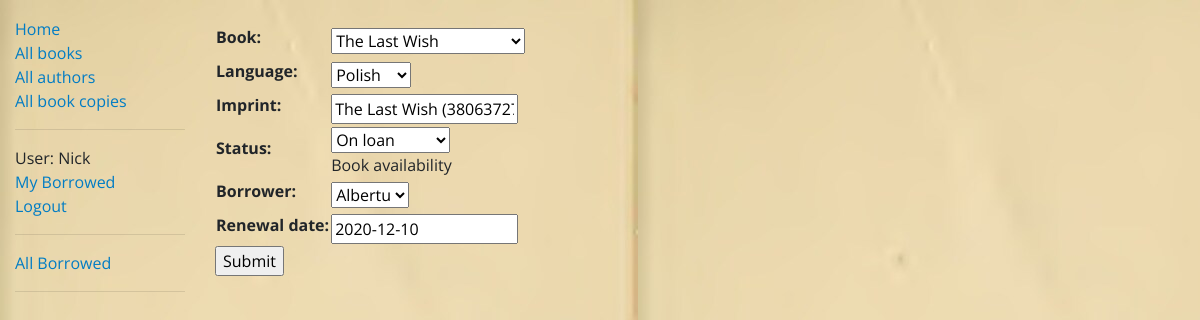
The page /catalog/bookinstance/38063727-be17-4226-b879-e4fb9abcab22/update/ (signed in) on the database as committed earlier.
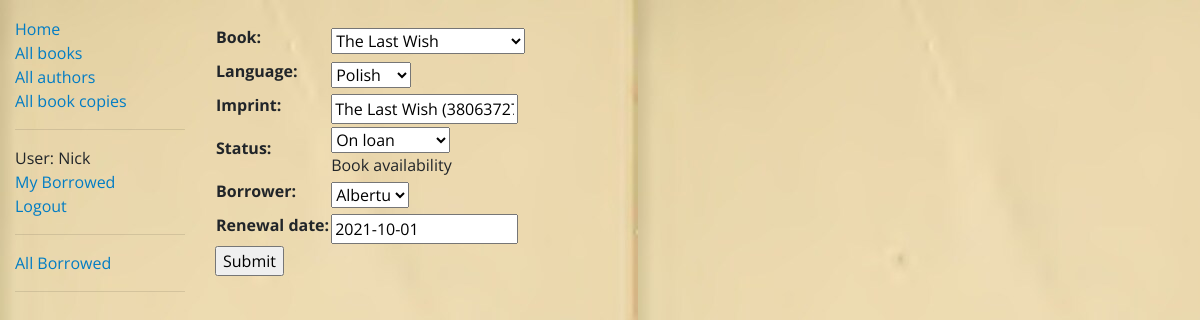
The same page on the database as committed later.
### catalog/models.py (models this page shows, shortened)
class BookInstance(models.Model):
    id = models.UUIDField(primary_key=True, default=uuid.uuid4,
                          help_text='Unique ID for this particular book across whole library')
    book = models.ForeignKey(Book, on_delete=models.RESTRICT, null=True)
    imprint = models.CharField(max_length=200)
    due_back = models.DateField(null=True, blank=True)
    language = models.ForeignKey('Language', on_delete=models.SET_NULL, null=True)
    borrower = models.ForeignKey(User, on_delete=models.SET_NULL, null=True, blank=True)
    LOAN_STATUS = (
        ('m', 'Maintenance'),
        ('o', 'On loan'),
        ('a', 'Available'),
        ('r', 'Reserved'),
    )
    status = models.CharField(
        max_length=1,
        choices=LOAN_STATUS,
        blank=True,
        default='m',
        help_text='Book availability',
    )
    class Meta:
        ordering = ['due_back']
        permissions = (("can_mark_returned", "Set book as returned"),)

### catalog/views.py (the view)
# urls.py: path('bookinstance/<uuid:pk>/update/', views.BookInstanceUpdate.as_view(), name='bookinstance-update'),
class BookInstanceUpdate(PermissionRequiredMixin, UpdateView):
    form_class = UpdateBookInstanceModelForm
    model = BookInstance
    permission_required = 'catalog.can_mark_returned'

### catalog/forms.py (shortened to what this page needs)
class UpdateBookInstanceModelForm(ModelForm):
    class Meta:
        model = BookInstance
        fields = ['book', 'language', 'imprint', 'status', 'borrower', 'due_back']
        labels = {'due_back': 'Renewal date'}

### catalog/models.py (called while the page is built)
    def __str__(self):
        return self.name

    def __str__(self):
        return self.title

### catalog/templates/catalog/bookinstance_form.html
{% extends 'base_form.html' %}

### catalog/templates/base_form.html (shortened to what this page needs)
{% extends 'base_generic.html' %}
{% block content %}
    <form action="" method="post">
    <table>
        {{ form.as_table }}
    </table>
    <input type="submit" value="Submit">
    </form>
{% endblock %}

Rows that differ between the two databases and show on the page:
changed BookInstance "The Last Wish": due_back "2020-12-10" → "2021-10-01"
